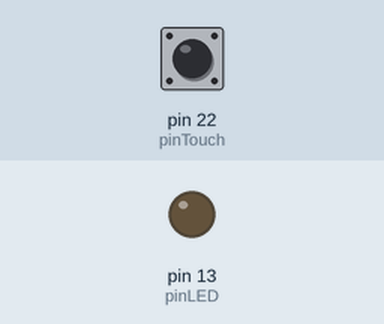
Simulated run of this sketch. Board: Arduino Mega 2560, built with avr-gcc and run on an emulated ATmega2560. Shown: output pins drawn as LEDs (lit = HIGH). The inputs (shaded band) are chosen by the test bench; at power-on: pin 22 (pinTouch) LOW.

Above: at 1.2 s.
1.3 s: pin 22 (pinTouch) pulled HIGH for 0.15 s
At 2.5 s:
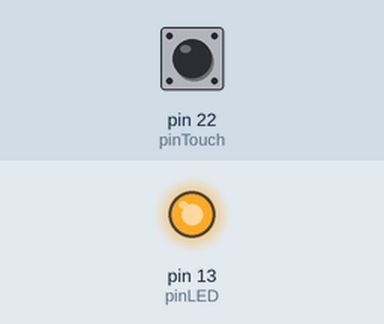
4.4 s: pin 22 (pinTouch) pulled HIGH for 1 s
At 7.6 s:
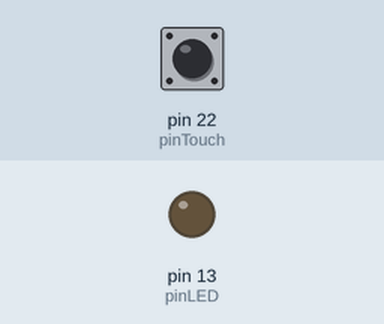
7.9 s: pin 22 (pinTouch) pulled HIGH for 3.2 s
At 8.7 s:
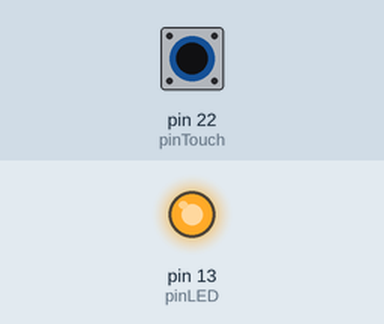
Timing chart, 0 to 11.4 s (numbered marks = the images above; inputs shaded):
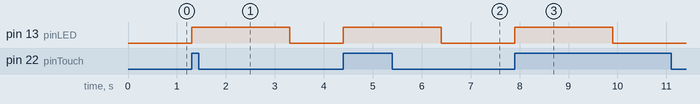

Measured:
- after the input at 1.3 s, pin 13 (pinLED): LOW → HIGH at once, → LOW 2.0 s later
- after the input at 4.4 s, pin 13 (pinLED): LOW → HIGH at once, → LOW 2.0 s later
- after the input at 7.9 s, pin 13 (pinLED): LOW → HIGH at once, → LOW 2.0 s later

The sketch:

detectorFlanco.ino
```cpp
//PULSADOR COMO INTERRUPTOR
  int pinLED = 13;
  int pinTouch = 22;
  int SenalActual = 1;
  int SenalAntigua = 1;
  int Estado = 1;


void setup() {
 //Encendido de la bombilla
 pinMode(pinLED,OUTPUT);
 //entrada del sensor
 pinMode(pinTouch,INPUT);
}

void loop() {
 //detector de flancos
 flancoSubida();

}
void flancoSubida(){

  SenalActual = digitalRead(pinTouch);
 if (SenalActual == HIGH && SenalAntigua == LOW)
 {
 //si hay un flanco de subida, cambia el estado de bajo a alto 0 de alto a bajo.
 Estado = !Estado;
 //lo sacamos
 digitalWrite(pinLED, HIGH);
 delay(2000);

 };
 SenalAntigua = SenalActual;
  digitalWrite(pinLED, LOW);
}
```
